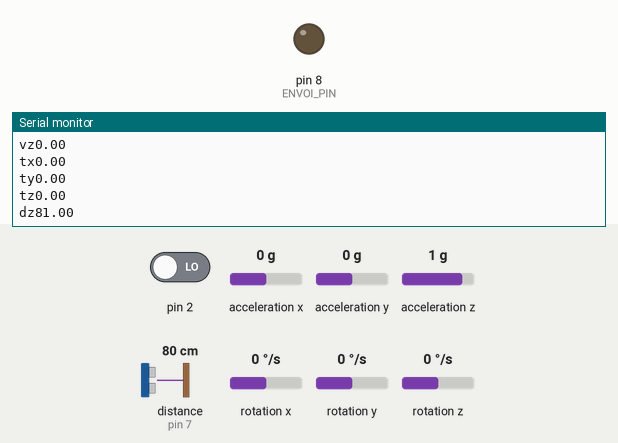
Simulated run of this sketch. Board: Arduino Uno, built with avr-gcc and run on an emulated ATmega328P. Shown: output pins drawn as LEDs (lit = HIGH), the last lines printed to the serial monitor. Inputs (shaded band) come from the test bench; at power-on: acceleration x 0 g, distance to the obstacle (sensor on pin 7) 80 cm, acceleration y 0 g, pin 2 LOW, acceleration z 1 g, rotation x 0 °/s, rotation y 0 °/s, rotation z 0 °/s. The sensor or clock chip raises its interrupt line as the real part does.

Above: at 1.7 s.
1.8 s: acceleration x set to -1.4 g
At 2.9 s:
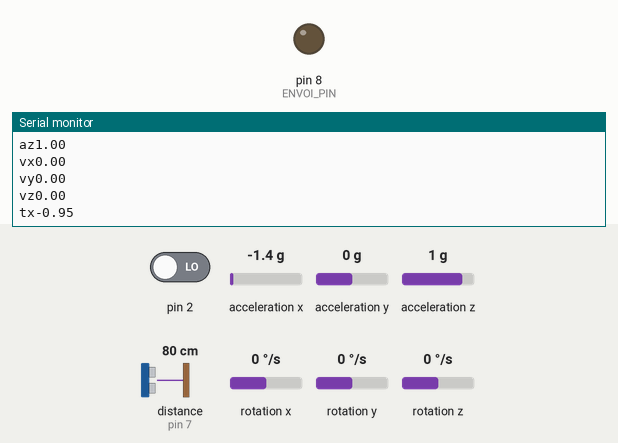
3.3 s: distance to the obstacle (sensor on pin 7) set to 2 cm
At 3.9 s:
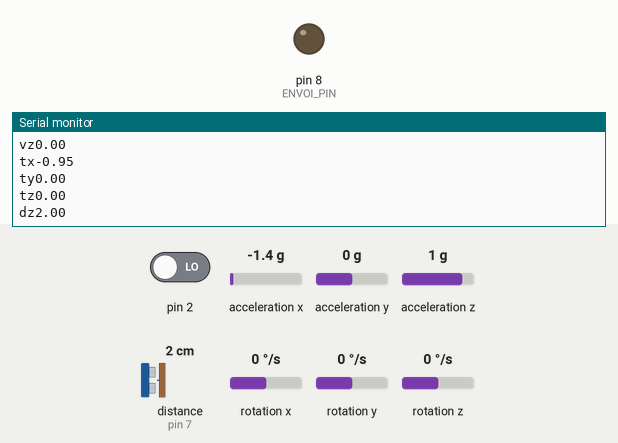
4.8 s: acceleration y set to -1.4 g
Timing chart, 0 to 5.2 s (numbered marks = the images above; inputs shaded):
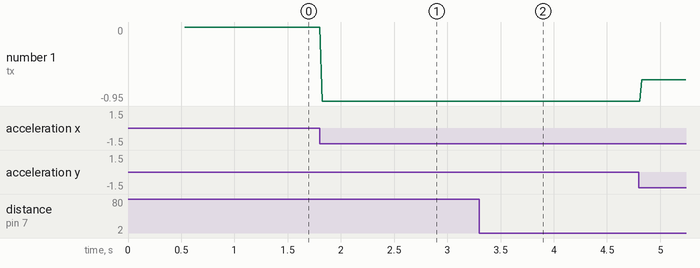

Measured:
- after the input at 1.8 s, the serial monitor: prints a new line at once (image 1)
- after the input at 3.3 s, the serial monitor: prints a new line after 0.05 s (image 2)
- plotted number 1: 0 → -0.95 after the input at 1.8 s, -0.95 → -0.68 after the input at 4.8 s

The sketch:

MPU6050_angles.ino
```cpp
#include "Wire.h"
#include "I2Cdev.h"
#include "MPU6050_6Axis_MotionApps20.h" //Librairie plus complète que MPU6050.h pour quaternion
#include "NewPing.h" //Librairie pour l'utilisation du senseur ultrasonique HC-SR04

//Constantes et variables pour la lecture des données du MPU-6050 et corrections
const short nbLecturesCompteurs = 20; //Nombre de lecture que l'Arduino doit faire avant de pouvoir dire que
                                      //la valeur est stable et que le MPU ne bouge pas
const short delai = 1;  //Constante ayant le délai souhaité dans la boucle.
const float sensibiliteAccel = 16384.0; //Selon la documentation du senseur, pour une valeur maximum de 2g
const float sensibiliteVitesse = 131.0; //Selon la documentation du senseur, pour une valeur maximum de 250 degrés/seconde
const float erreurAccelXY = 0.1f, erreurAccelXYmax = 0.1f;  //Erreur d'arrondissement pour les accélérations en x et y
const float erreurAccelZ = 0.05f, erreurAccelZmax = 0.05f;  //Erreur d'arrondissement pour l'accélération en z
const float erreurVitesse = 0.5f;  //Erreur d'arrondissement pour les vitesses angulaires
const float erreurHauteur = 1.0f;  //Erreur d'arrondissement pour la hauteur
short tabCompteurs[7];//tabCompteurs[0]: compteurAX, tabCompteurs[1]: compteurAY, tabCompteurs[2]: compteurAZ,
                      //tabCompteurs[3]: compteurVX, tabCompteurs[4]: compteurVY, tabCompteurs[5]: compteurVZ
                      //tabCompteurs[6]: compteurHauteur
//--------------------------------------------------------------------------------------------------------------------------
//Variables pour l'envoi de données vers Processing
//Code en partie basée sur celui du MPU Teapot
bool dmpReady = false;  // True si l'initialisation du DMP se fait correctement, pour ne pas avoir de bugs
volatile bool mpuInterrupt = false;  // Fonction : Si le DMP est prêt, retourne vrai. Sinon, faux par défaut
uint8_t iStatutMPU;   // Contient le statut d'interruption du MPU en Byte
uint8_t iStatutDMP;      // Contient le statut du DMP après chaque opératon (0 = success, !0 = error)
uint8_t fifoBuffer[64]; // tampon FIFO. Recueille les informations du FIFO
uint16_t taillePacket;    // Contient la grosseur expectée du packet DMP (42 bytes par défaut)
uint16_t nbByteFIFO;     // Contient le compte de tous les bytes dans le FIFO
int16_t axT, ayT, azT, vxT, vyT, vzT;   //Valeurs temporaires des 6 données provenant du senseur
float ax,ay,az;   //Accélérations mesurées en x, y et z
float vx,vy,vz;   //Vitesses angulaires mesurées en x, y et z
float euler[3];  // [psi, theta, phi]    tableau contenant les 3 angles d'Euler
Quaternion quat1; // [w, x, y, z]         conteneur de quaternion
//--------------------------------------------------------------------------------------------------------------------------
//Variables pour la lecture du senseur ultrasonique
#define ENVOI_PIN 8 //Pin utilisée pour l'envoi
#define RETOUR_PIN 7
#define MAX_DISTANCE 200
const float VITESSE_SON = 340.0 / 10000;//Vitesse du son dans l'air en cm/us
float duree = 0.0f; //Mesure de la hauteur à partir du senseur ultrasonique
float distanceSol = 0.0f; //Distance du gant par rapport au sol
float distanceSolT = 0.0f; ////Distance temporaire du gant par rapport au sol
float fIntervalleSonar = -50; //Intervalle de temps depuis la dernière prise de donnée du sonar
MPU6050 senseurMPU; //0x68 : high / Fait appel au MPU6050, ses fonctions nous donnent des données
NewPing sonar(ENVOI_PIN, RETOUR_PIN, MAX_DISTANCE);

//Initialisation du MPU, des librairies et des offsets sur le MPU.
void setup()
{
  Wire.begin(); //Initialise la librairie Wire et joint I2C avec elle.

  Serial.begin(115200); // liaison série avec une fréquence de 155'200 Baud.

  //Initialisation des pins du senseur ultrasonique
  pinMode(ENVOI_PIN, OUTPUT);
  digitalWrite(RETOUR_PIN, LOW); // La pin ENVOI doit être à LOW au repos
  pinMode(RETOUR_PIN, INPUT);

  while (!Serial) {}  //Si le port série n'est pas connecté/initialisé.
  senseurMPU.initialize();  // initialisation du MPU-6050.
  iStatutDMP = senseurMPU.dmpInitialize(); // Va chercher le statut du DMP (0 = success, !0 = error)
  statutDMP();

  // Calibration du senseur MPU en éliminant les décalages/offsets:
  // ces offsets proviennent des résultats d'un différent sketch Arduino (voir documentation, Glossaire)
  senseurMPU.setXAccelOffset(309);
  senseurMPU.setYAccelOffset(2773);
  senseurMPU.setZAccelOffset(1421);
  senseurMPU.setXGyroOffset(-218);
  senseurMPU.setYGyroOffset(-32);
  senseurMPU.setZGyroOffset(15);

}

//Appelle les fonctions principales à chaque boucles
void loop()
{
  if (!dmpReady) return;  // Si la configuration n'a pas fonctionné, la boucle ne sera pas utilisé
  {
    statutMPU();

    senseurMPU.dmpGetQuaternion(&quat1, fifoBuffer); //Crée un quaternion des données du fifoBuffer
    senseurMPU.dmpGetEuler(euler, &quat1); //Crée les angles Euler à partir du quaternion

    senseurMPU.getAcceleration(&axT, &ayT, &azT);  //Prend les accélérations de rotation du MPU6050
    senseurMPU.getRotation(&vxT, &vyT, &vzT);  //Prend les vitesses de rotation du MPU6050

    priseDonneeHauteur();
    restrictionMargesErreur();
    ecritureDonnee();
  }
}

void dmpDataReady()
{
    mpuInterrupt = true;
}

//Prise de donnée du senseur ultrasonique: assignation de la hauteur du gant relative au sol
void priseDonneeHauteur()
{
  if(millis() - fIntervalleSonar >= 50)
  {
    float testDistanceSol = sonar.ping_cm();  //On prend la mesure de la distance
    if(testDistanceSol != 0)  //Si elle n'égale pas 0, on la prend en considération
    { //On la stocke si la valeur est bonne (si c'est 0, c'est, la plupart du temps,
      // à cause que l'onde n'est pas revenu
      distanceSolT = testDistanceSol;
      erreurMesure(distanceSolT, distanceSol, erreurHauteur, 1.0, 6, 0.0);
    }
    fIntervalleSonar = millis();
  }
}
void restrictionMargesErreur()
{ // Pour chaque valeur, il l'envoie à erreurMesure() avec les données demandées
  erreurMesure((float)axT, ax, erreurAccelXY, sensibiliteAccel, 0, 0.0);
  erreurMesure((float)ayT, ay, erreurAccelXY, sensibiliteAccel, 1, 0.0);
  erreurMesure((float)azT, az, erreurAccelZ, sensibiliteAccel, 2, 1.0);
  erreurMesure((float)vxT, vx, erreurVitesse, sensibiliteVitesse, 3, 0.0);
  erreurMesure((float)vyT, vy, erreurVitesse, sensibiliteVitesse, 4, 0.0);
  erreurMesure((float)vzT, vz, erreurVitesse, sensibiliteVitesse, 5, 0.0);
}
//Fonction d'arrondissement des valeurs obtenues du MPU-6050
//Sert à maintenir les valeurs stables si elles ne changent pas beaucoup
void erreurMesure(float mesureT, float& mesure, float erreur, float sensibilite, int indexTab, float valReference)
{
  if(abs(mesureT/sensibilite-mesure) > erreur)//Si la valeur temporaire est plus grande que l'erreur, elle est assignée
  {                                           //à la "vraie" variable
    mesure = mesureT/sensibilite;
    tabCompteurs[indexTab] = 0;
  }
  else if(tabCompteurs[indexTab] < nbLecturesCompteurs)//Le compteur de cette mesure augmente si la valeur est plus petite que l'erreur
  {
      tabCompteurs[indexTab]++;
  }
  else if(abs(valReference-mesureT/sensibilite) < erreur)//Si la valeur est suffisamment petite pendant un certain nombre de lectures (tabCompteurs[indexTab] == nbLecturesCompteurs),
  {                                                      //on lui accorde la valeur de référence, soit la valeur lorsque le MPU ne bouge pas.
    mesure = valReference;
    tabCompteurs[indexTab] = 0;
  }
}

void ecritureDonnee() //Écrit dans le port série les informations recueillies
{
    //Accélérations Angulaires
    Serial.print("ax");
    Serial.print(ax);
    Serial.println();

    Serial.print("ay");
    Serial.print(ay);
    Serial.println();

    Serial.print("az");
    Serial.print(az);
    Serial.println();


    //Vitesses angulaires
    Serial.print("vx");
    Serial.print(vx);
    Serial.println();

    Serial.print("vy");
    Serial.print(vy);
    Serial.println();

    Serial.print("vz");
    Serial.print(vz);
    Serial.println();


    //Angles
    Serial.print("tx");
    Serial.print(euler[1]);
    Serial.println();

    Serial.print("ty");
    Serial.print(euler[0]);
    Serial.println();

    Serial.print("tz");
    Serial.print(euler[2]);
    Serial.println();

    //Hauteur par rapport au sol
    Serial.print("dz");
    Serial.print(distanceSol);
    Serial.println();
}

void statutMPU()
{ //Prends des info du MPU pour savoir s'il est prêt à donner des données
  //Si le MPU n'est pas interrompu et qu'il manque de place
  //dans le packet pour l'information lue
  while (!mpuInterrupt && nbByteFIFO < taillePacket)
    {
      //  Attendre que le MPU ne soit plus interrompu ou qu'il y ait de la place disponible dans le packet
    }

    mpuInterrupt = false;   // Réinitialise le drapeau d'interruption
    iStatutMPU = senseurMPU.getIntStatus();  // Va chercher le statut du MPU en Byte
    nbByteFIFO = senseurMPU.getFIFOCount(); // Va chercher le compte FIFO

    if ((iStatutMPU & 0x10) || nbByteFIFO == 1024)
    { // Vérifie s'il y a trop de données en liste (ne devrait pas arriver)
        Serial.println(F("Débordement du FIFO (Overflow)!"));
        senseurMPU.resetFIFO();  // Réinitialise les données pour recommencer
    }
    else if (iStatutMPU & 0x02)
    {//  Sinon, Regarder pour que les données DMP soient prêtes
        // (Devrait arriver plus régulièrement)
        while (nbByteFIFO < taillePacket)
        { //Attendre que la longueur de données prêtes corresponde (devrait être très rapide)
          nbByteFIFO = senseurMPU.getFIFOCount();
        }
        senseurMPU.getFIFOBytes(fifoBuffer, taillePacket); // Lire un Packet venant du FIFO

        // Compte le nombre de FIFO pour lire plus, sans attendre l'interruption,
        // s'il y a un packet ou plus de disponible
        nbByteFIFO -= taillePacket;
    }
}

void statutDMP()
{  //Met le DMP en marche et regarde s'il est prêt à prendre et convertir les données
   if (iStatutDMP == 0) // Si le statut du DMP n'est pas une erreur.
   {
        // Met le DMP en marche
        Serial.println(F("Mise en marche du DMP..."));
        senseurMPU.setDMPEnabled(true);

        //Mise en marche la détection d'interruption d'Arduino
        attachInterrupt(0, dmpDataReady, RISING);

        // Le DMP est maintenant prêt
        Serial.println(F("DMP prêt!"));
        dmpReady = true;

        iStatutMPU = senseurMPU.getIntStatus();

        //Prend la grosseur du DMP packet pour une comparaison plus loin
        taillePacket = senseurMPU.dmpGetFIFOPacketSize();
    }
    else
    {
        // ERREUR!
        // 1 = Le chargement initial de la mémoire a échoué
        // 2 = La configuration du DMP a échoué
        // (Si tout arrête, le code devrait être 1)
        Serial.print(F("L'initialisation du DMP a échoué (code "));
        Serial.print(iStatutDMP);
        Serial.println(F(")"));
    }
}
```
